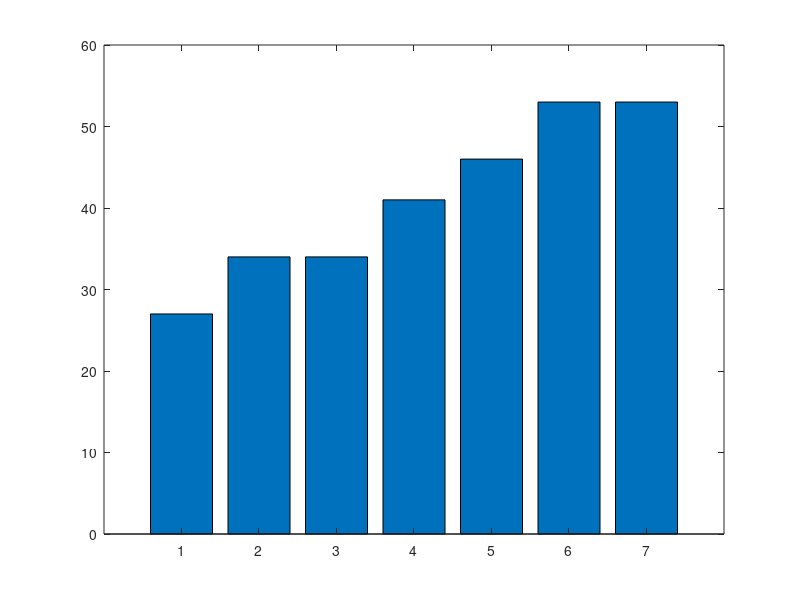

Source code (MATLAB): (Note: this script raises an error after producing the figure.)
% =======================================================================
% UTS Matematika Sains Data Semester Genap 2025/2026
% Soal 5 Konvergensi CLV dan Kekontinuan Biaya
%
% Nama : Muhammad Diyar razaqa Aditya
% NIM  : 2510514031
% Parameter: N=31, a=3, b=1, K=5, theta0=95, alpha=0.002
% Tanggal: 2026-04-25
% =======================================================================
D = [27 34 34 41 46 53 53];
rata = mean(D);

bar(D)
hold on
yline(rata, 'r--', 'LineWidth', 2)

xlabel('Toko ke-i')
ylabel('Penjualan (juta rupiah)')
title('Penjualan Mingguan Toko - NIM 2510514031')

saveas(gcf, 'penjualan_toko_2510514031.png')
